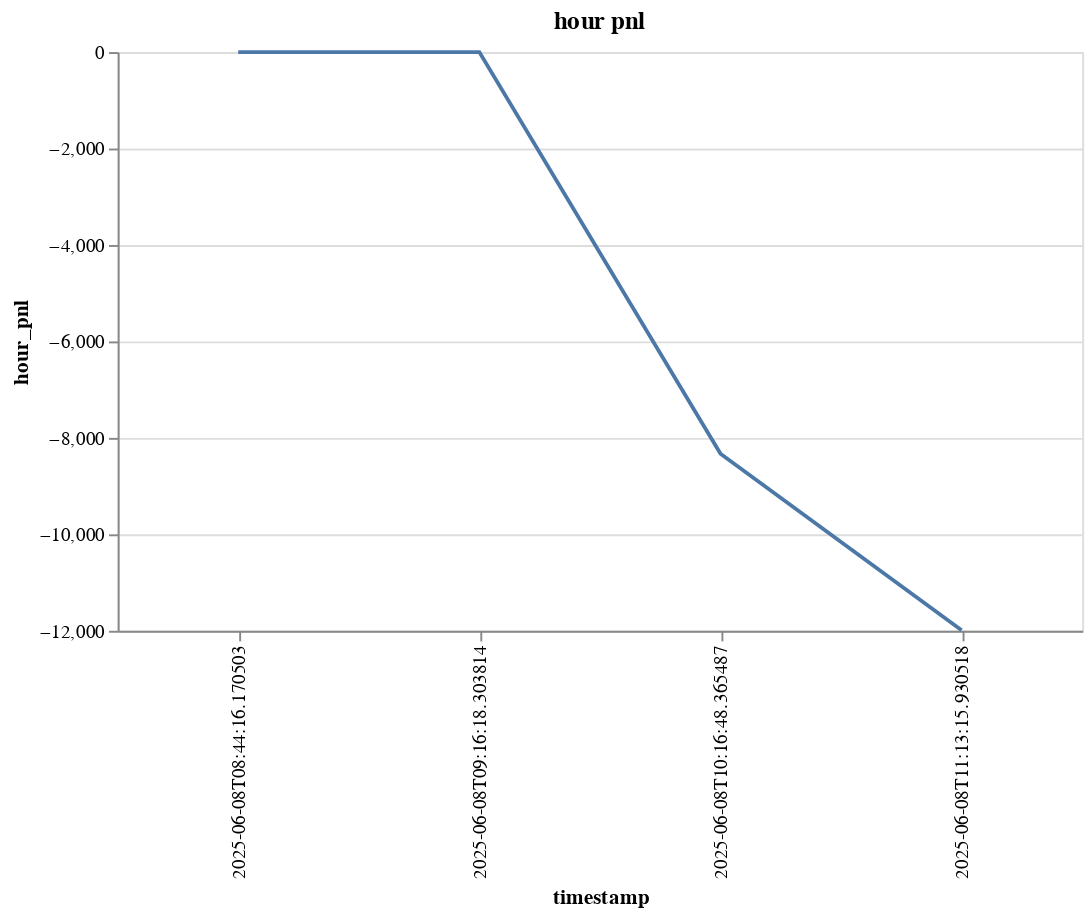

Notebook code for this chart:
### Code cell
user = '0x162cc7c861ebd0c06b3d72319201150482518185'
p = result.filter(pl.col('ethAddress')==user).select('timestamp', pl.col('day_pnl')).\
           with_columns(pl.col('day_pnl').sub(pl.col('day_pnl').first()).fill_null(0).alias('hour_pnl'))
chart = alt.Chart(p).mark_line().encode(
    x='timestamp',
    y='hour_pnl'
).properties(
    width=500,
    height=300,
    title="hour pnl"
)
chart

### Figure 1 — Vega-Lite specification as saved in the notebook (floating-point values rounded to 4 significant figures)
{"config": {"view": {"continuousWidth": 300, "continuousHeight": 300}}, "data": {"name": "data-7079d43b52cfcd4e9a32e5bff3b5d34b"}, "mark": {"type": "line"}, "encoding": {"x": {"field": "timestamp", "type": "nominal"}, "y": {"field": "hour_pnl", "type": "quantitative"}}, "height": 300, "title": "hour pnl", "width": 500, "$schema": "https://vega.github.io/schema/vega-lite/v5.20.1.json", "datasets": {"data-7079d43b52cfcd4e9a32e5bff3b5d34b": [{"timestamp": "2025-06-08T08:44:16.170503", "day_pnl": 311400.0, "hour_pnl": 0.0}, {"timestamp": "2025-06-08T09:16:18.303814", "day_pnl": 311400.0, "hour_pnl": 0.0}, {"timestamp": "2025-06-08T10:16:48.365487", "day_pnl": 303000.0, "hour_pnl": -8329.0}, {"timestamp": "2025-06-08T11:13:15.930518", "day_pnl": 299400.0, "hour_pnl": -11990.0}]}}
